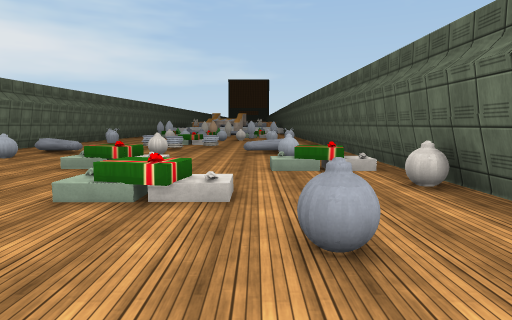
View 1 (above)

16 first-person views from a walk through a Unity game level. The camera is 1.5 m above the floor, tilts 6° down and sees 75° across. The floor is counted in squares, 2 m on a side. Each view is taken from the middle of a square. On the plan, view 1 faces up. The plan holds only what a view shows up to about 11 squares ahead; the rest is blank. The place goes on beyond the plan. The player is left out. Some surface patterns are stand-ins.

View 2
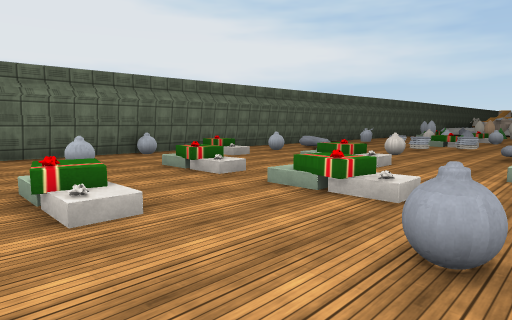

View 3
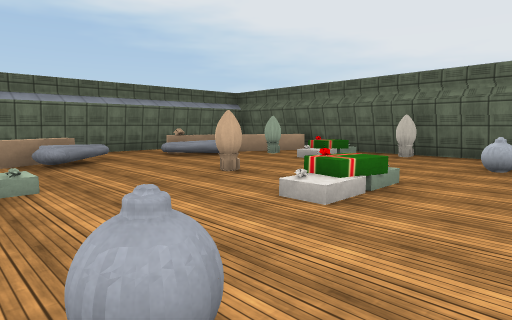

View 4
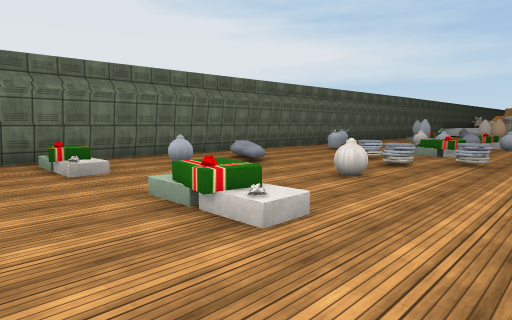

View 5
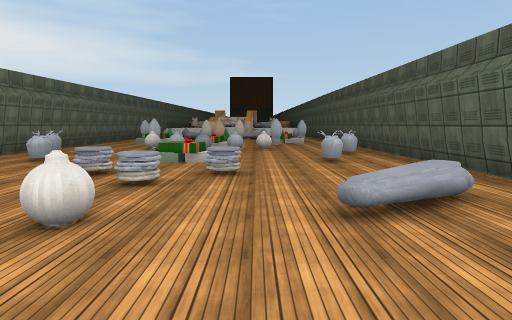

View 6
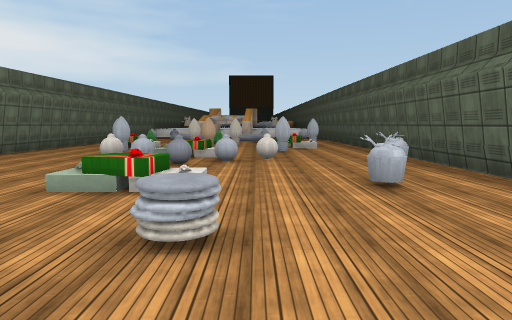

View 7
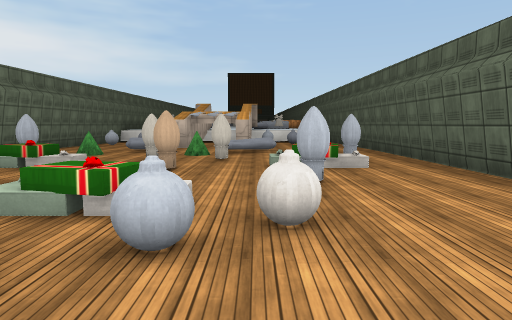

View 8
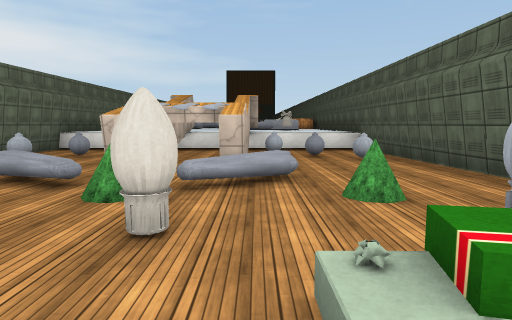

View 9
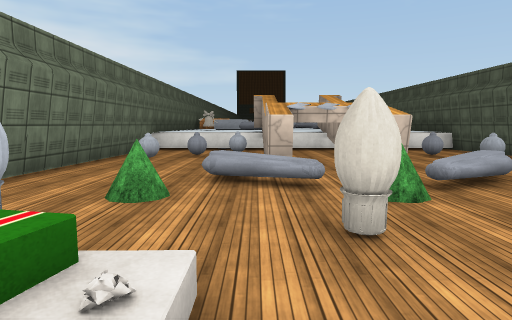

View 10
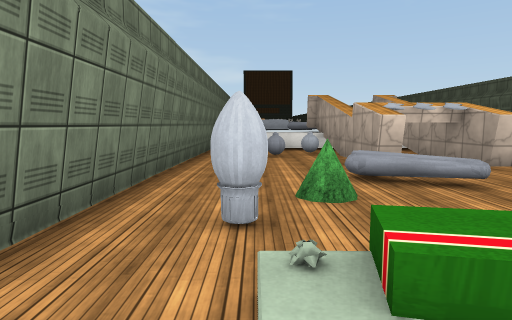

View 11
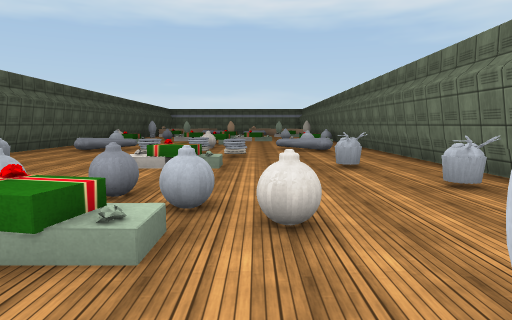

View 12
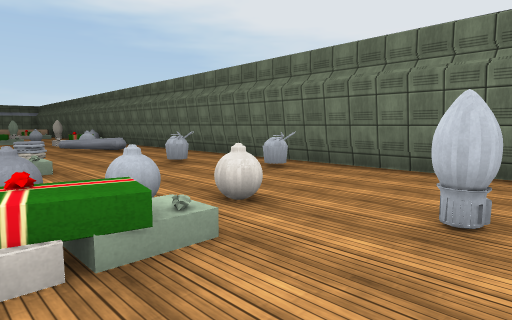

View 13
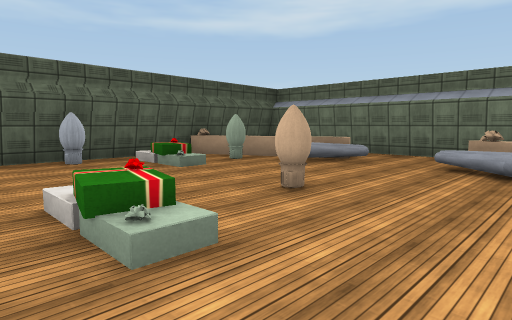

View 14
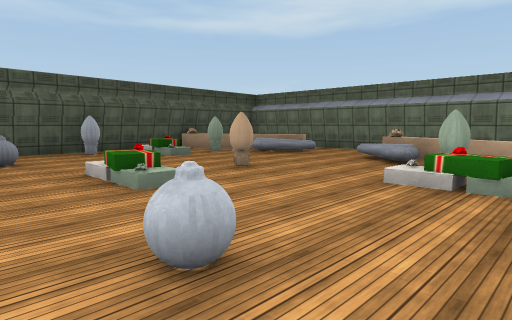

View 15
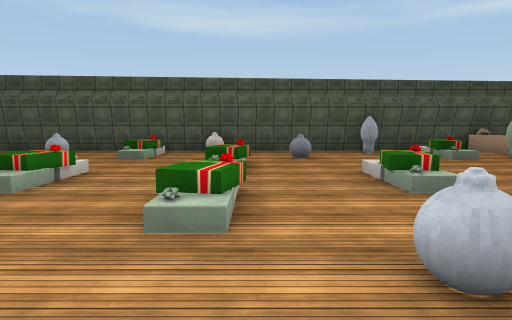

View 16
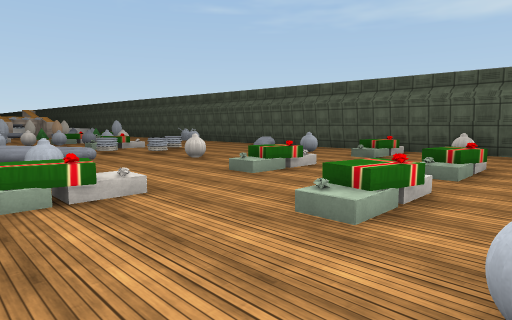

### Floor plan
Key: @ floor where view 1 was taken; # wall or solid block; x gap in a wall; . main floor; - floor 0.25 m lower than the main floor; = window, fence, low wall or low ledge; T tree; O other object.
Columns run from 8 left of view 1 to 3 right of it. Each row starts with its distance up from view 1.
 30 #====##====#
 29 #----##----#
 28 #-O-O##O---#
 27 #O...##..O.#
 26 #...####...#
 25 #...x..x...#
 24  ...O..O...
 23 #..TO.T.T..#
 22 #.#......#.#
 21 #....#.....#
 20 #..O....#O.#
 19 #..........#
 18 #..#....#..
 17 #....OO....#
 16 #...O.OO...#
 15 #O.......O.#
 14 #..........#
 13 #.O..OO.O..#
 12 #..........
 11 #...O.O....#
 10 #....OO....#
  9 #.OO.O..OO.#
  8 #.O......O.#
  7 #..........#
  6 #O#..OO.O#.#
  5 #.O......O.#
  4 #O.O..O...O#
  3 #...O..O...#
  2 #.O.....O..#
  1 #....OO....#
  0 ##......@.##
 -1 #O...#..O..#
 -2 #.O......O.#
 -3 #O#.....##O#
 -4 ##OOO..OOO##
 -5    OO..OO #
 -6   #########

Where each view was taken, in squares from view 1:
view 1: 0 up, 0 right, facing up
view 2: 0 up, 1 right, facing up-left
view 3: 3 up, 1 right, facing down-left
view 4: 4 up, 0 right, facing up-left
view 5: 6 up, 1 left, facing up
view 6: 9 up, 1 left, facing up
view 7: 14 up, 1 left, facing up
view 8: 19 up, 1 left, facing up
view 9: 19 up, 4 left, facing up
view 10: 19 up, 6 left, facing up
view 11: 19 up, 4 left, facing down
view 12: 19 up, 2 left, facing down-left
view 13: 2 up, 5 left, facing down-right
view 14: 3 up, 7 left, facing down-right
view 15: 3 up, 7 left, facing right
view 16: 2 up, 7 left, facing up-right
